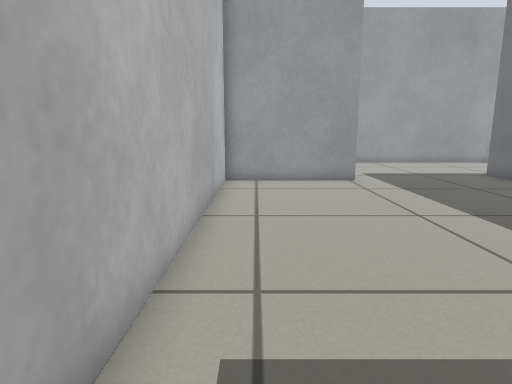
[1] (above)

20 first-person views from a walk through a world built for the Gazebo simulator. The camera is 0.5 m above the floor, tilts 10° down and sees 75° across. The floor is counted in squares, 0.25 m on a side. Each view is taken from the middle of a square. On the plan, view 1 faces up. The plan holds only what a view shows up to about 18 squares ahead; the rest is blank.

[2]
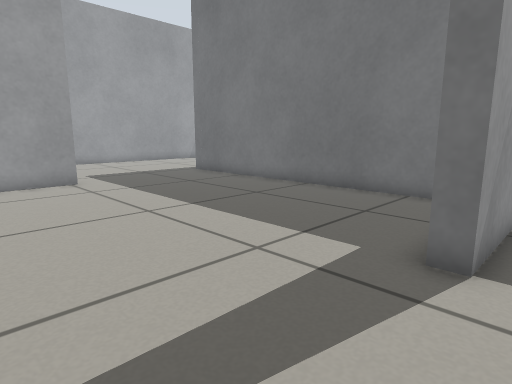

[3]
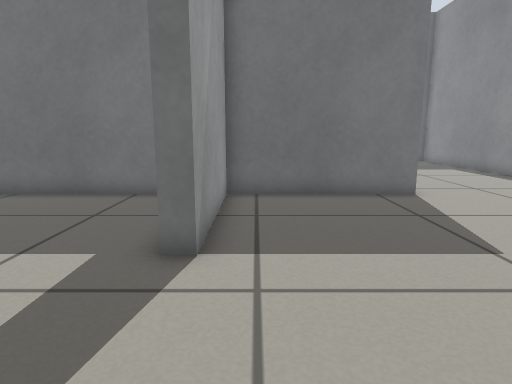

[4]
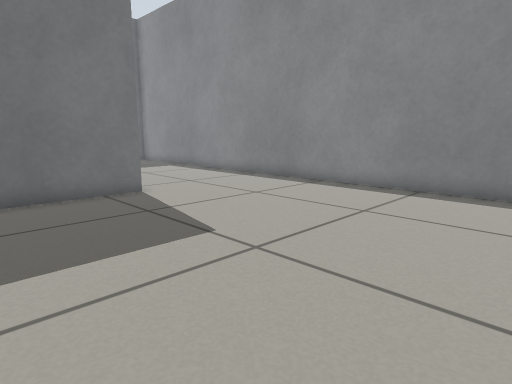

[5]
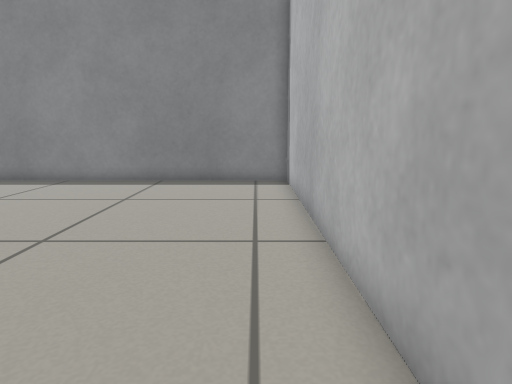

[6]
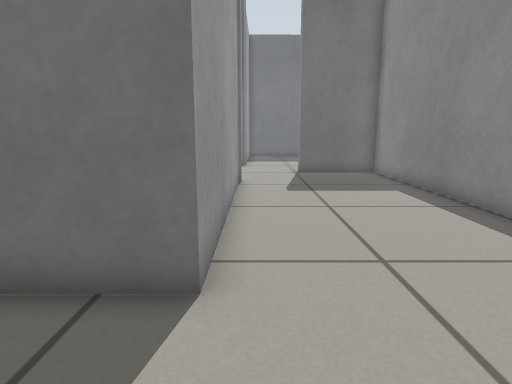

[7]
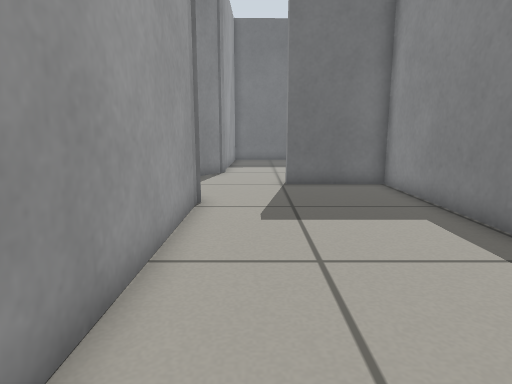

[8]
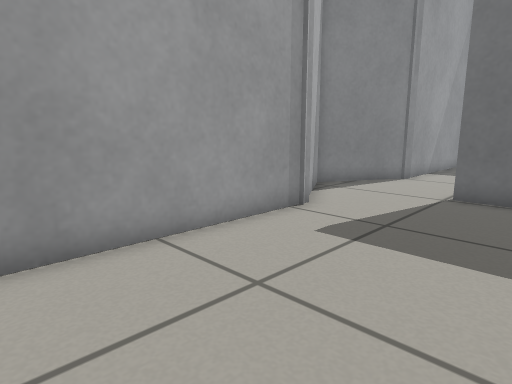

[9]
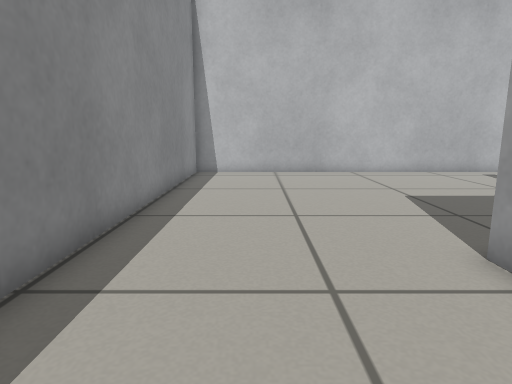

[10]
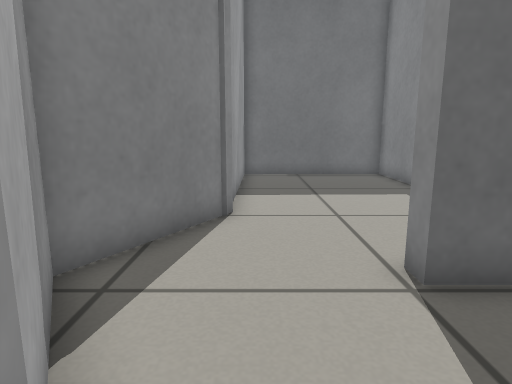

[11]
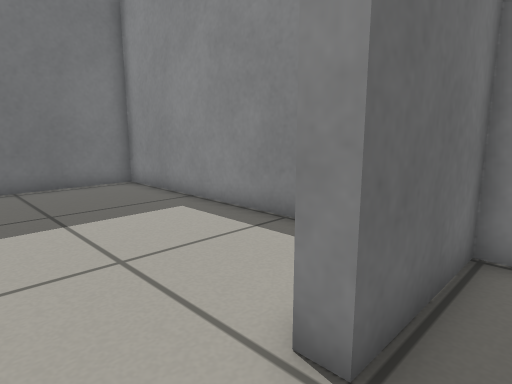

[12]
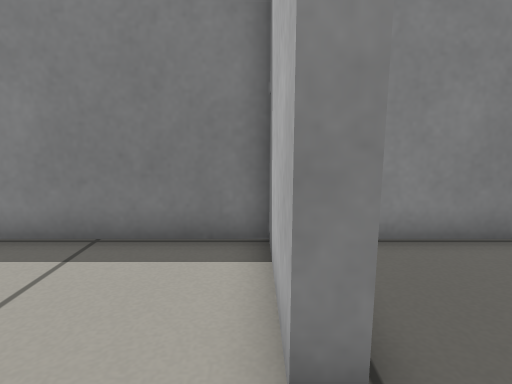

[13]
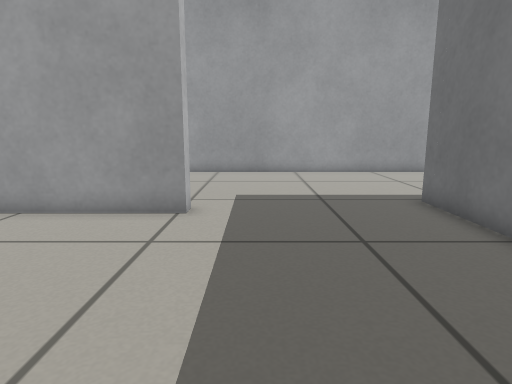

[14]
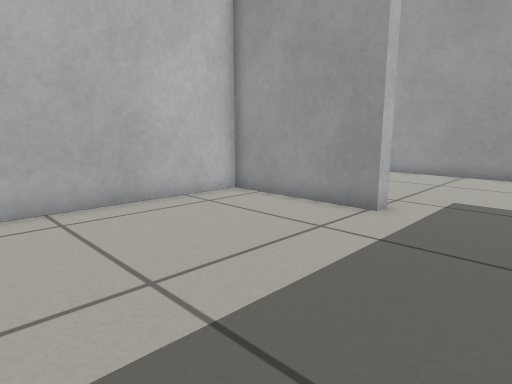

[15]
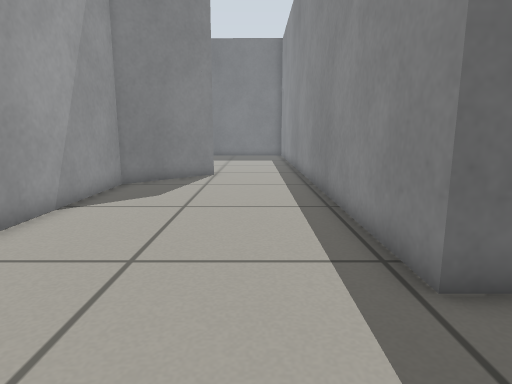

[16]
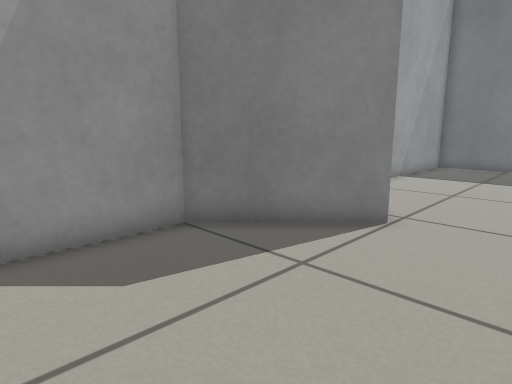

[17]
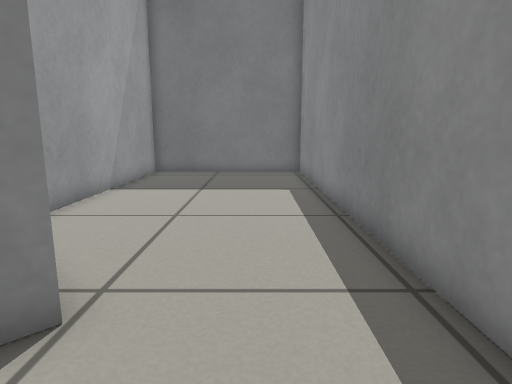

[18]
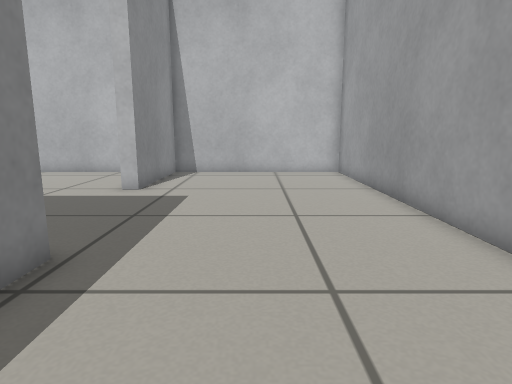

[19]
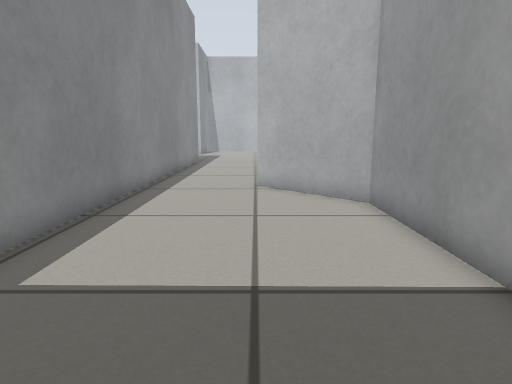

[20]
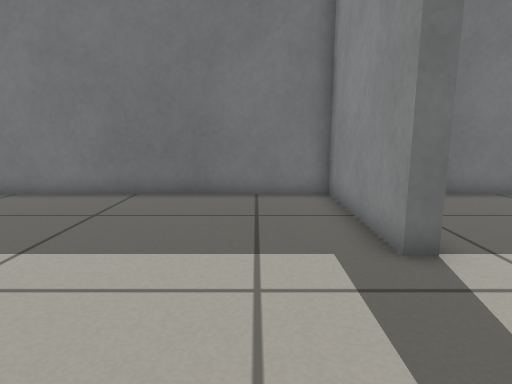

### Floor plan
Ten units are one square. View 1 is at (0, 0); x grows to the right and y downward. Boxes are objects, and circles mark ways between rooms. Rooms are numbered by the first view taken in them; rooms with no view inside come last. Other rooms are left out.
<svg viewBox="-18 -238 398 364">
<path fill="none" stroke="#000" d="M210 53 109 53 109 -10 52 -10M-13 -6 -13 121 241 121 241 82 247 82 247 94M271 47 244 31 204 55M52 -10 52 -16 109 -16 109 -135M42 -142 -13 -142 -13 -6M109 -135 109 -157 374 -157 375 -233 265 -233 232 -201 200 -233 -13 -233 -13 -148 42 -148 42 -142M284 55 271 47M247 94 247 121 365 121 363 53 279 53"/>
<circle cx="25" cy="-15" r="3" fill="#2a7"/>
<circle cx="260" cy="75" r="3" fill="#2a7"/>
<circle cx="75" cy="-145" r="3" fill="#2a7"/>
<text x="100" y="70">1</text>
<text x="50" y="-70">2</text>
<text x="170" y="-190">3</text>
<text x="310" y="90">4</text>
</svg>
Room 1 opens to room 2. Room 1 opens to room 4. Room 2 opens to room 3.

Where each view was taken, in squares from view 1:
view 1: 0 up, 0 right, facing up
view 2: 0 up, 0 right, facing up-right
view 3: 0 up, 0 right, facing right
view 4: 0 up, 0 right, facing down-right
view 5: 2 up, 0 right, facing down
view 6: 6 down, 7 right, facing right
view 7: 7 down, 11 right, facing right
view 8: 11 down, 13 right, facing up-right
view 9: 9 down, 16 right, facing left
view 10: 6 down, 20 right, facing right
view 11: 6 down, 23 right, facing down-right
view 12: 6 down, 25 right, facing down
view 13: 6 up, 6 right, facing up
view 14: 6 up, 8 right, facing up-left
view 15: 18 up, 7 right, facing right
view 16: 17 up, 16 right, facing up-right
view 17: 18 up, 20 right, facing right
view 18: 19 up, 16 right, facing left
view 19: 20 up, 36 right, facing left
view 20: 4 up, 0 right, facing right
